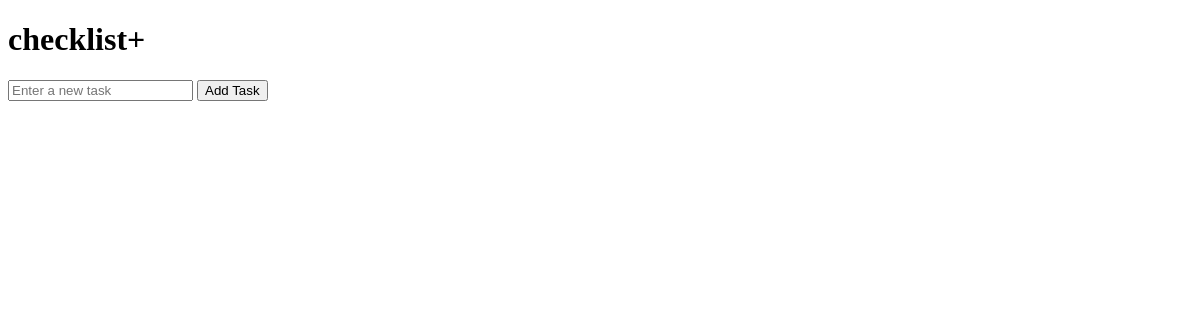
Before: / with the older database file.
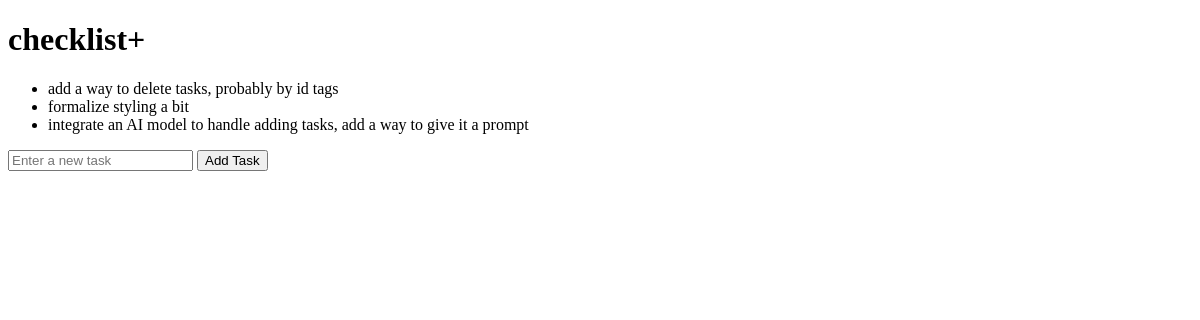
After: the same page with the newer database file.
### tables this page shows
CREATE TABLE tasks (
        id INTEGER PRIMARY KEY AUTOINCREMENT,
        task TEXT NOT NULL
    );

### checklist.py (the view)
@checklist.route('/')
def web_interface():
    connection = sqlite3.connect("checklist.db")
    cursor = connection.cursor()
    cursor.execute("SELECT * FROM tasks")
    tasks = [{"id": row[0], "task": row[1]} for row in cursor.fetchall()]
    connection.close()
    return render_template("web_interface.html", tasks = tasks)

### templates/web_interface.html (shortened to what this page needs)
<!DOCTYPE html>
<html lang="en">
<head>
</head>
<body>
    <h1>
        checklist+
    </h1>
    <ul>
        {% for task in tasks %}
            <li>
                {{task.task}}
            </li>
        {% endfor %}
    </ul>
    <form action = "/add_task" method = "post">
        <input type = "text" name = "task" placeholder = "Enter a new task" required>
        <button type = "submit">
            Add Task
        </button>
    </form>
</body>
</html>

Changed rows visible on the page:
added tasks: task "add a way to delete tasks, probably by id tags"
added tasks: task "formalize styling a bit"
added tasks: task "integrate an AI model to handle adding tasks, add a way to give it a prompt"
